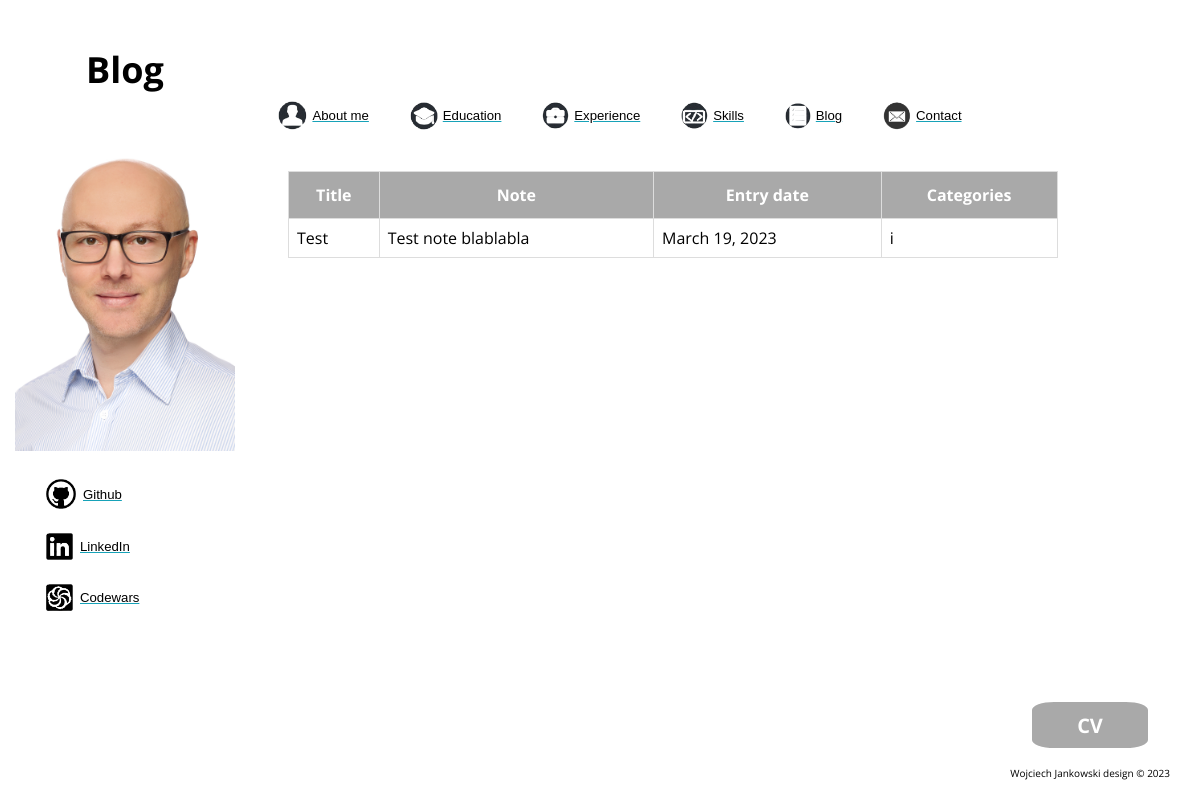
Page /blog/post/1/ on the committed database.
### blog/models.py (models this page shows)
class Blog(models.Model):
    title = models.CharField(max_length=200)
    note = models.TextField()
    entry_date = models.DateField()
    category = models.CharField(max_length=1, choices=(("p", "programming"), ("i", "interests"), ("l", "life")))
    class Meta:
        verbose_name = "Blog"
        verbose_name_plural = "Blog"

### blog/views.py (the view)
# urls.py: path("post/<int:id>/", views.post_detail, name="post_detail"),
def post_detail(request, id):
    post = get_object_or_404(Blog, id=id)
    ctx = {'post': post}
    return render(request, 'blog/post_details.html', ctx)

### blog/templates/blog/post_details.html (shortened to what this page needs)
{% extends "aboutme/base.html" %}
{% load static %}
{% block header %}
<div class="vertical">
    <h1 class="page_name">Blog</h1>
    <img id="face" src="{% static 'aboutme/images/face.png' %}">
    {% include "aboutme/left_menu.html" %}
</div>
<header>
    {% include "aboutme/header_menu.html" %}
</header>
{% endblock %}
{% block main_content %}
<div class="container">
<table id="data">
    <thead>
      <tr><th>Title</th><th>Note</th><th>Entry date</th><th>Categories</th></tr>
      </thead>
      <tbody>
         <tr>
             <td>{{ post.title }}</td>
             <td>{{ post.note }}</td>
             <td>{{ post.entry_date }} </a> </td>
             <td>{{ post.category }}</td>
         </tr>
      </tbody>
  </table>
</div>
    <a href="{% static 'aboutme/files/cv.pdf' %}"><button class="button">CV</button></a>
{% endblock %}

### aboutme/static/aboutme/css/style.css (style rules this page uses)
html { font-family: 'Open Sans', sans-serif; }
body { background-size: 100% 100%; background-repeat: no-repeat; background-position: top; background-attachment: fixed; }
h1 { display: flex; margin-top: 50; position: relative; align-items: center; justify-content: space-around; width: 250px; text-align: center; }
header { margin-top: 100px; margin-left: 250px; margin-right: 210px; top: 50; padding: 0%; position: relative; }
.vertical { position: absolute; position: fixed; height: 100%; width: 250px; top: 0; left: 0; align-items: center; }
.page_name { margin-top: 45px; font-size: 3vw; }
#face { margin-top: 15px; margin-left: 15px; max-width: 220px; height:auto; align-items: center; }
.button { position: fixed; bottom: 50px; right: 50px; background-color: darkgrey; border: 2px solid white; border-radius: 20%; width: 120px; height: 50px; font-size: 20px; color: white; font-weight: bold; cursor: pointer; transition: all 0.25s; font-family: 'Open Sans', sans-serif; }
.container { width: 65%; height: auto; margin-left:280px; margin-top:40px; }
#data { border-collapse: collapse; width: 100%; border-radius: 10%; }
#data td, #data th { border: 1px solid #ddd; padding: 8px; }
#data th { padding-top: 12px; padding-bottom: 12px; text-align: center; background-color: darkgrey; color: white; }
a { color: #17a2b8; }

### rows in the picture
Blog: title "Test", note "Test note blablabla", entry_date "March 19, 2023", category "i"
